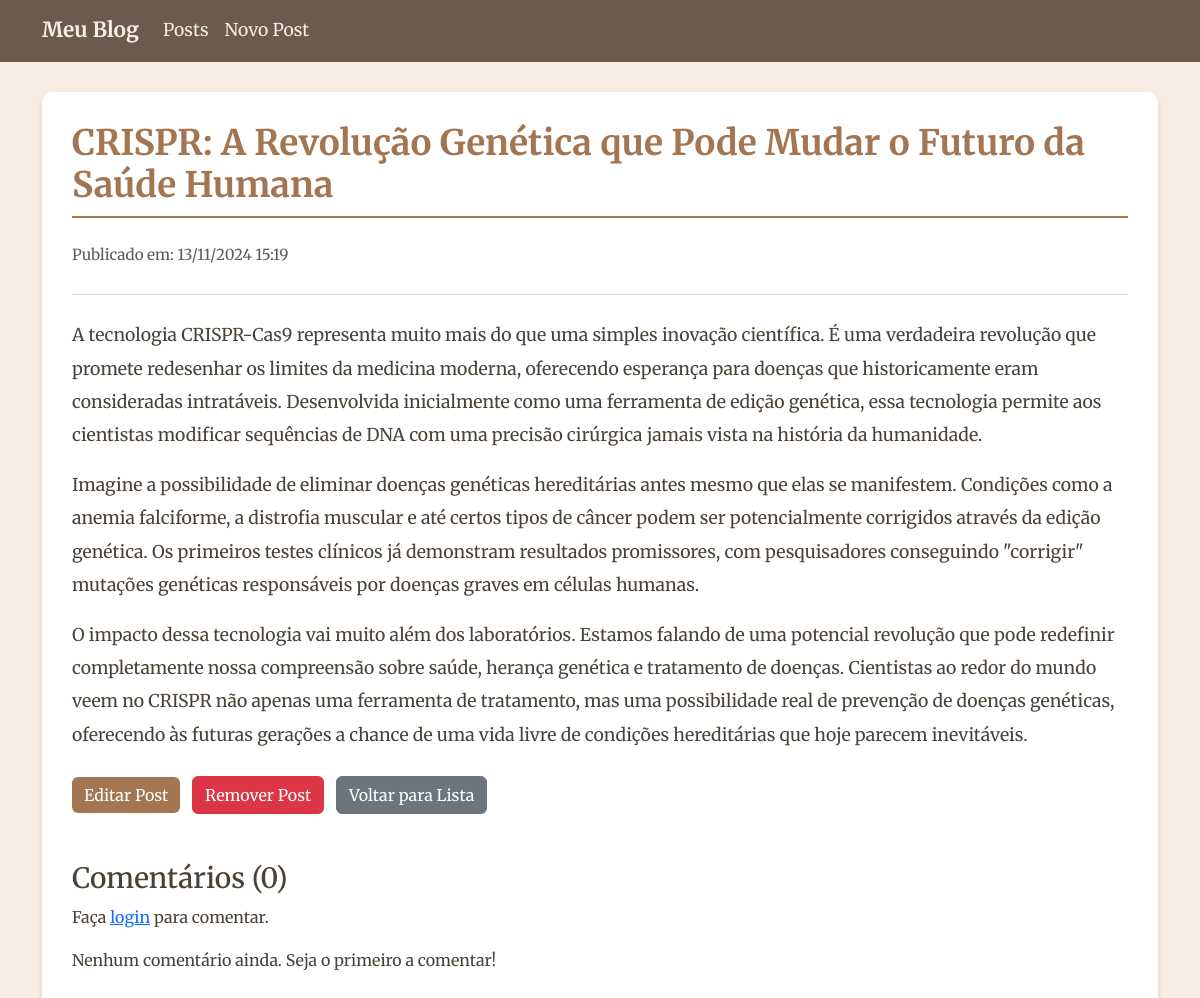
Screenshot of /post/9/ with the database file from the repository.
### blog/models.py (models this page shows, shortened)
class Post(models.Model):
    titulo = models.CharField(max_length=200)
    conteudo = models.TextField()
    data_postagem = models.DateTimeField(auto_now_add=True)
    class Meta:
        ordering = ['-data_postagem']

### blog/views.py (the view)
# urls.py: path('post/<int:pk>/', DetalhePostView.as_view(), name='detalhe_post'),
class DetalhePostView(DetailView):
    model = Post
    template_name = 'blog/detalhe_post.html'
    context_object_name = 'post'
    def get_context_data(self, **kwargs):
        context = super().get_context_data(**kwargs)
        context['comentarios'] = self.object.comentarios.all()
        return context
    def post(self, request, *args, **kwargs):
        self.object = self.get_object()
        if not request.user.is_authenticated:
            messages.error(request, 'Você precisa estar logado para comentar.')
            return self.get(request, *args, **kwargs)
        texto = request.POST.get('texto')
        if texto:
            Comment.objects.create(
                post=self.object,
                autor=request.user,
                texto=texto
            )
            messages.success(request, 'Comentário adicionado com sucesso!')
        else:
            messages.error(request, 'O comentário não pode estar vazio.')
        return self.get(request, *args, **kwargs)

### templates/blog/detalhe_post.html (shortened to what this page needs)
{% extends 'base/base.html' %}
{% load django_bootstrap5 %}
{% block conteudo %}
    <div class="blog-post-detail">
        <h1 class="blog-title mb-4">{{ post.titulo }}</h1>
        <div class="post-meta mb-4">
            <p class="text-muted">
                Publicado em: {{ post.data_postagem|date:"d/m/Y H:i" }}
            </p>
        </div>
        <div class="post-content">
            {{ post.conteudo|linebreaks }}
        </div>
        <div class="post-actions mt-4">
            <a href="{% url 'editar_post' post.pk %}" class="btn btn-vintage me-2">
                Editar Post
            </a>
            <a href="{% url 'remover_post' post.pk %}" class="btn btn-danger">
                Remover Post
            </a>
            <a href="{% url 'lista_posts' %}" class="btn btn-secondary ms-2">
                Voltar para Lista
            </a>
        </div>
        <div class="comentarios mt-5">
            <h3>Comentários ({{ comentarios.count }})</h3>
            {% if user.is_authenticated %}
            <form method="post" class="mb-4">
                {% csrf_token %}
                <div class="form-group">
                    <textarea name="texto" class="form-control" rows="3" placeholder="Deixe seu comentário"></textarea>
                </div>
                <button type="submit" class="btn btn-vintage mt-2">Enviar Comentário</button>
            </form>
            {% else %}
            <p>Faça <a href="{% url 'login' %}">login</a> para comentar.</p>
            {% endif %}
            {% for comentario in comentarios %}
                <div class="comentario card mb-3">
                    <div class="card-body">
                        <h5 class="card-title">{{ comentario.autor.username }}</h5>
                        <h6 class="card-subtitle mb-2 text-muted">
                            {{ comentario.data_postagem|date:"d/m/Y H:i" }}
                        </h6>
                        <p class="card-text">{{ comentario.texto }}</p>
                    </div>
                </div>
            {% empty %}
                <p>Nenhum comentário ainda. Seja o primeiro a comentar!</p>
            {% endfor %}
        </div>
    </div>
{% endblock %}

### static/css/vintage.css (style rules this page uses)
body { font-family: 'Merriweather', serif; background-color: #F7EDE2; color: #4A4238; line-height: 1.7; font-size: 16px; }
.blog-title { color: #A47551; font-weight: 700; border-bottom: 2px solid #A47551; padding-bottom: 10px; font-size: 2.2rem; }
.btn-vintage { background-color: #A47551; color: #FFFFFF; border: none; transition: all 0.3s ease; }
.post-content { line-height: 1.9; color: #4A4238; font-size: 1.1rem; }
.post-meta { border-bottom: 1px solid #E2D1C3; padding-bottom: 10px; font-size: 0.95rem; }

### rows the page displays
Post: titulo "CRISPR: A Revolução Genética que Pode Mudar o Futuro da Saúde Humana", data_postagem "13/11/2024 15:19", conteudo "A tecnologia CRISPR-Cas9 representa muito mais do que uma simples inovação científica. É uma verdadeira revolução que promete redesenhar os limites da medicina moderna, oferecendo esperança para doenças que historicamente eram consideradas intratáveis. Desenvolvida inicialmente como uma ferramenta de edição genética, essa tecnologia permite aos cientistas modificar sequências de DNA com uma precisão cirúrgica jamais vista na história da humanidade. Imagine a possibilidade de eliminar doenças genéticas hereditárias antes mesmo que elas se manifestem. Condições como a anemia falciforme, a distrofia muscular e até certos tipos de câncer podem ser potencialmente corrigidos através da edição…", count "0"
